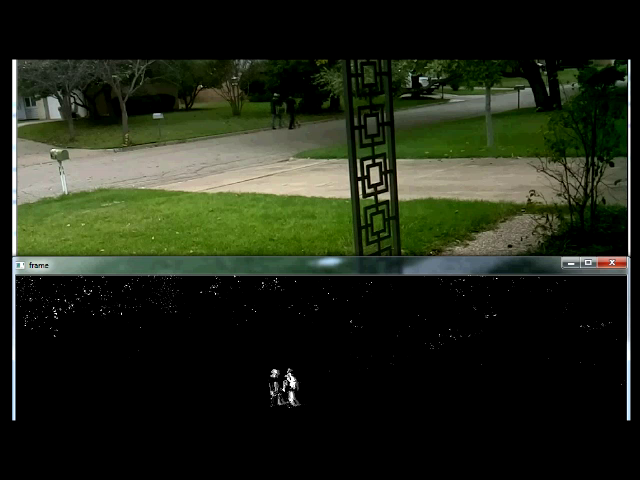
#> input picture frame 32 of Task-2/Opencv/15/opencv-python-foreground.mp4, 640 x 480 px
$ python 15.py
#> lines starting #> are read from the running program, lines starting #| are printed output that depends on the picture; after the words box and inside, x2 and y2 are one past the last pixel; in counts of white or black regions, pixels touching at a corner belong together
import numpy as np
import cv2

cap = cv2.VideoCapture('D:/opencv-python-foreground.mp4')
fgbg = cv2.createBackgroundSubtractorMOG2()

while True:
    ret, frame = cap.read()
#> frame is the input picture: shape (480, 640, 3); mean B, G, R 23.7, 38.2, 32.5

    fgmask = fgbg.apply(frame)
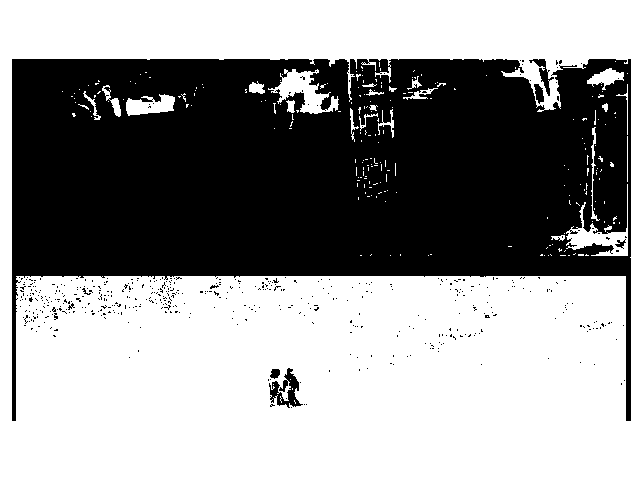
#> fgmask: shape (480, 640); values 127 (black) and 255 (white), 57.7% white; 494 black regions (486 under 20 px), largest, box (x1, y1, x2, y2) and area: (12, 59, 631, 421) 127578, (269, 368, 303, 408) 572, (529, 59, 554, 96) 255

    cv2.imshow('original', frame)


    if cv2.waitKey(1) & 0xFF == ord('q'):# when the key q is pressed it exits
#> (key q is pressed here)
        break


cap.release()
cv2.destroyAllWindows()

$ run again, starting later in the video
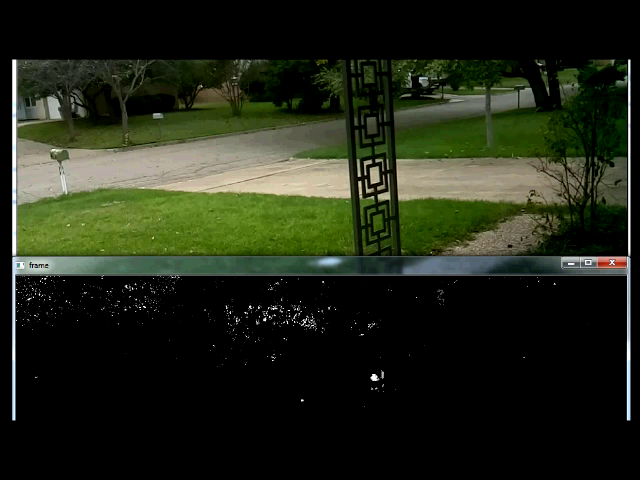
#> input picture frame 146 of Task-2/Opencv/15/opencv-python-foreground.mp4, 640 x 480 px
#> frame is the input picture: shape (480, 640, 3); mean B, G, R 23.4, 38.5, 33.1
#> `fgmask = fgbg.apply(frame)`:
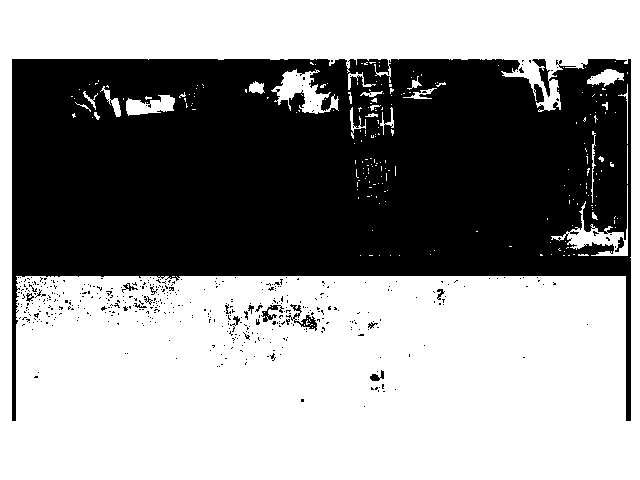
#> fgmask: shape (480, 640); values 127 (black) and 255 (white), 57.5% white; 476 black regions (458 under 20 px), largest, box (x1, y1, x2, y2) and area: (12, 59, 631, 421) 128370, (286, 304, 317, 331) 225, (261, 305, 284, 322) 143

$ run again, starting later in the video
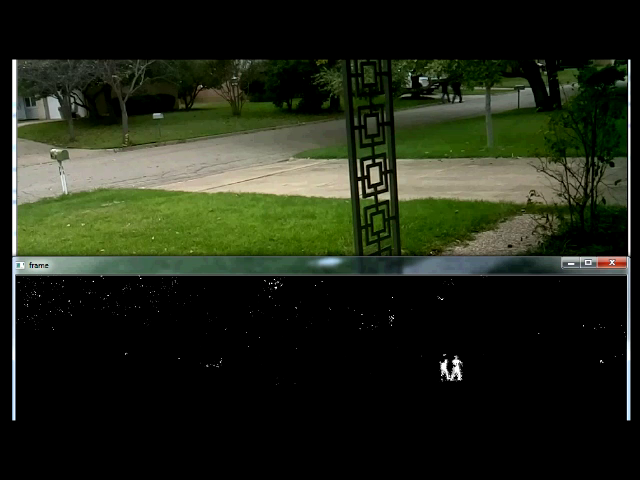
#> input picture frame 260 of Task-2/Opencv/15/opencv-python-foreground.mp4, 640 x 480 px
#> frame is the input picture: shape (480, 640, 3); mean B, G, R 23.4, 38.3, 32.6
#> `fgmask = fgbg.apply(frame)`:
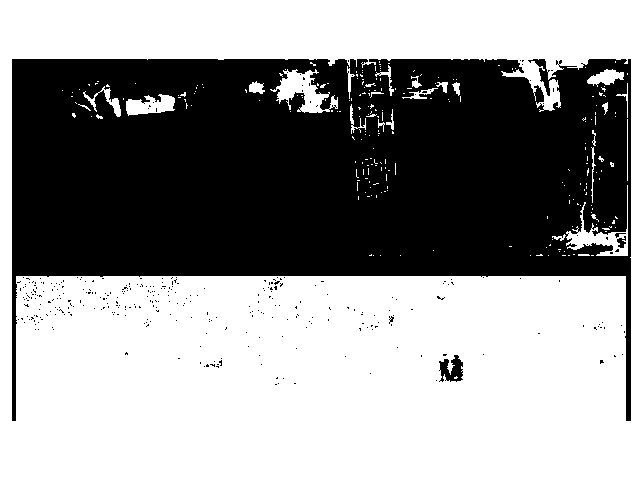
#> fgmask: shape (480, 640); values 127 (black) and 255 (white), 57.9% white; 339 black regions (334 under 20 px), largest, box (x1, y1, x2, y2) and area: (12, 59, 631, 421) 128212, (439, 355, 463, 382) 406, (617, 236, 626, 248) 64, (615, 233, 626, 238) 22, (389, 316, 394, 324) 20
